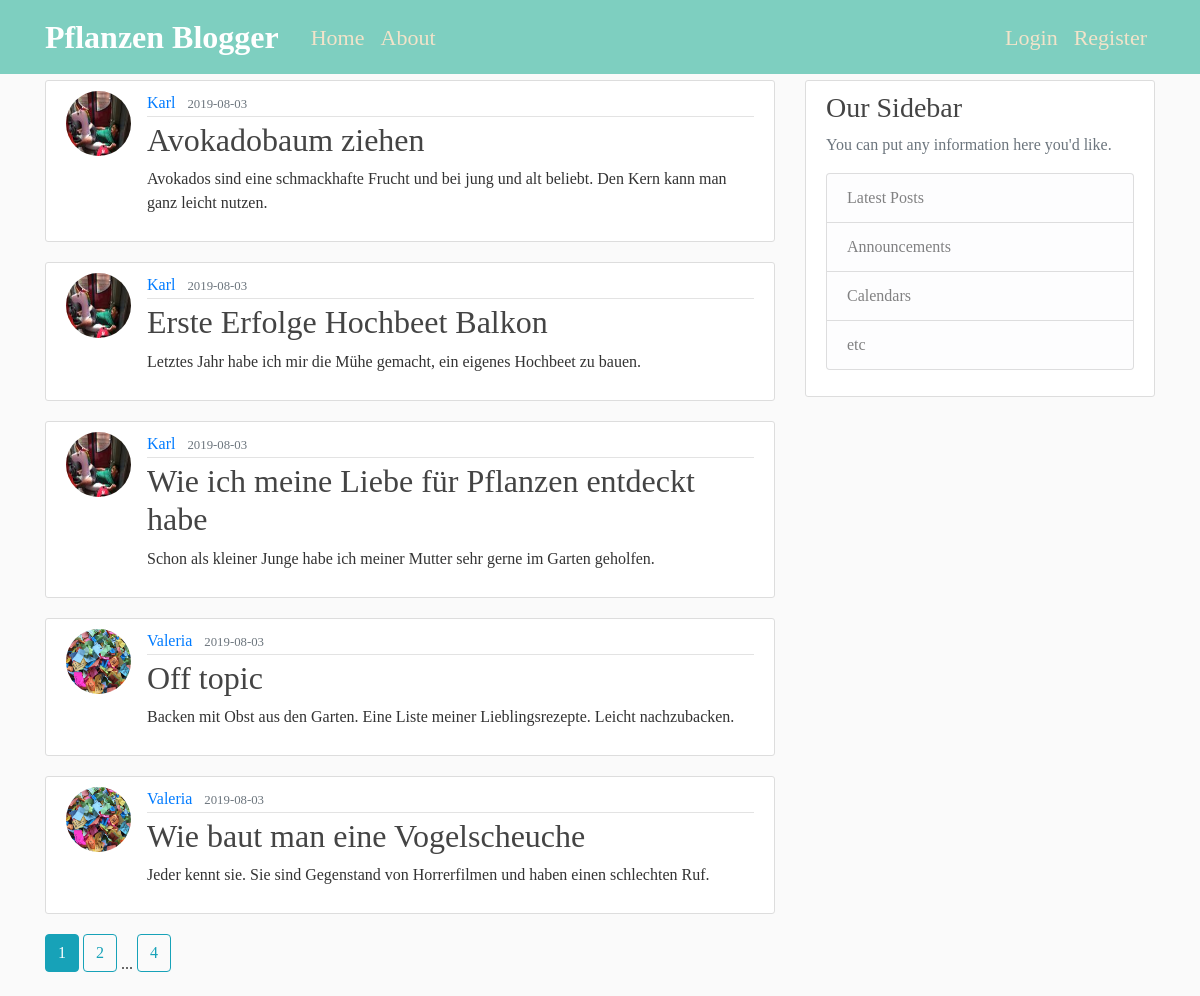
The page /home on the database its author committed.
### flaskblog/models.py (models this page shows, shortened)
class Post(db.Model):
    id = db.Column(db.Integer, primary_key=True)
    title = db.Column(db.String(100), nullable=False)
    date_posted = db.Column(db.DateTime, nullable=False, default=datetime.utcnow)
    content = db.Column(db.Text, nullable=False)
    user_id = db.Column(db.Integer, db.ForeignKey('user.id'), nullable=False)

class User(db.Model, UserMixin):
    id = db.Column(db.Integer, primary_key=True)
    username = db.Column(db.String(20), unique=True, nullable=False)
    email = db.Column(db.String(100), unique=True, nullable=False)
    image_file = db.Column(db.String(20), nullable=False, default='default.jpg')
    password = db.Column(db.String(60), nullable=False)
    posts = db.relationship('Post', backref='author', lazy=True)

### flaskblog/routes.py (the view)
@app.route('/')
@app.route('/home')
def home():
    page = request.args.get('page', 1, type=int)
    posts = Post.query.order_by(Post.date_posted.desc()).paginate(page=page, per_page=5)
    return render_template('home.html', posts=posts)

### flaskblog/templates/home.html
{% extends 'layout.html' %}
{% block content%}
  {% for post in posts.items %}
  <article class="media content-section">
    <img class="rounded-circle article-img" src="{{ url_for('static', filename='profil_pics/' + post.author.image_file) }}">
    <div class="media-body">
      <div class="article-metadata">
        <a class="mr-2" href="{{ url_for('user_posts', username=post.author.username) }}">{{ post.author.username }}</a>
        <small class="text-muted">{{ post.date_posted.strftime('%Y-%m-%d') }}</small>
      </div>
      <h2><a class="article-title" href="{{ url_for('post', post_id=post.id) }}">{{ post.title }}</a></h2>
      <p class="article-content">{{ post.content }}</p>
    </div>
  </article>
  {% endfor %}
  {% for page_num in posts.iter_pages(left_edge=1, right_edge=1, left_current=1, right_current=2) %}
    {% if page_num %}
      {% if posts.page == page_num %}
       <a class="btn btn-info mb-4" href="{{ url_for('home', page=page_num) }}"> {{ page_num }}</a>
      {% else %}
        <a class="btn btn-outline-info mb-4" href="{{ url_for('home', page=page_num) }}"> {{ page_num }}</a>
      {% endif %}
    {% else %}
      ...
    {% endif %}
    {% endfor %}
{% endblock content %}

### flaskblog/templates/layout.html (shortened to what this page needs)
<!DOCTYPE html>
<html>
    <head>
        <link rel="stylesheet" href="https://stackpath.bootstrapcdn.com/bootstrap/4.3.1/css/bootstrap.min.css">
        <link rel="stylesheet" type="text/css" href=" {{ url_for('static', filename='main.css') }}">
    </head>
    <body>
        <header class="site-header">
        <nav class="navbar navbar-expand-md navbar-dark bg-steel fixed-top">
            <div class="container">
                <a class="navbar-brand mr-4" href="/">Pflanzen Blogger</a>
            <div class="collapse navbar-collapse" id="navbarToggle">
                <div class="navbar-nav mr-auto">
                <a class="nav-item nav-link" href="{{ url_for('home') }}">Home</a>
                <a class="nav-item nav-link" href="{{ url_for('about') }}">About</a>
                </div>
                <div class="navbar-nav">
                {% if current_user.is_authenticated %}
                    <a class="nav-item nav-link" href="{{ url_for('new_post') }}">New Post</a>
                    <a class="nav-item nav-link" href="{{ url_for('account') }}">Account</a>
                    <a class="nav-item nav-link" href="{{ url_for('logout') }}">Logout</a>
                {% else %}
                    <a class="nav-item nav-link" href="{{ url_for('login') }}">Login</a>
                    <a class="nav-item nav-link" href="{{ url_for('register') }}">Register</a>
                {% endif %}
                </div>
            </div>
            </div>
        </nav>
        </header>
        <main role="main" class="container">
            <div class="row">
                <div class="col-md-8">
                    {% block content %}{% endblock %}
                </div>
                <div class="col-md-4">
                <div class="content-section">
                    <h3>Our Sidebar</h3>
                    <p class='text-muted'>You can put any information here you'd like.
                    <ul class="list-group">
                        <li class="list-group-item list-group-item-light">Latest Posts</li>
                        <li class="list-group-item list-group-item-light">Announcements</li>
                        <li class="list-group-item list-group-item-light">Calendars</li>
                        <li class="list-group-item list-group-item-light">etc</li>
                    </ul>
                    </p>
                </div>
                </div>
            </div>
        </main>
    </body>
</html>

### flaskblog/static/main.css (style rules this page uses)
body { background: #fafafa; color: #333333; margin-top: 5rem; font-family: Avenir; }
h1, h2, h3, h4, h5, h6 { color: #444444; }
.bg-steel { background-color: #7ecfc0; font-size: 22px; }
.navbar-brand { font-weight: bold; font-size: 32px; }
.site-header .navbar-nav .nav-link { color: #f2e3c9; }
.content-section { background: #ffffff; padding: 10px 20px; border: 1px solid #dddddd; border-radius: 3px; margin-bottom: 20px; }
.article-title { color: #444444; }
.article-content { white-space: pre-line; }
.article-img { height: 65px; width: 65px; margin-right: 16px; }
.article-metadata { padding-bottom: 1px; margin-bottom: 4px; border-bottom: 1px solid #e3e3e3 }

### rows shown on the page
Post: image_file (picture), author.username "Karl", date_posted "2019-08-03", title "Avokadobaum ziehen", content "Avokados sind eine schmackhafte Frucht und bei jung und alt beliebt. Den Kern kann man ganz leicht nutzen."
Post: image_file (picture), author.username "Karl", date_posted "2019-08-03", title "Erste Erfolge Hochbeet Balkon", content "Letztes Jahr habe ich mir die Mühe gemacht, ein eigenes Hochbeet zu bauen."
Post: image_file (picture), author.username "Karl", date_posted "2019-08-03", title "Wie ich meine Liebe für Pflanzen entdeckt habe", content "Schon als kleiner Junge habe ich meiner Mutter sehr gerne im Garten geholfen."
Post: image_file (placeholder picture), author.username "Valeria", date_posted "2019-08-03", title "Off topic", content "Backen mit Obst aus den Garten. Eine Liste meiner Lieblingsrezepte. Leicht nachzubacken."
Post: image_file (placeholder picture), author.username "Valeria", date_posted "2019-08-03", title "Wie baut man eine Vogelscheuche", content "Jeder kennt sie. Sie sind Gegenstand von Horrerfilmen und haben einen schlechten Ruf."

### other values the page prints
{{ page_num }} "1"
{{ page_num }} "2" "4"
